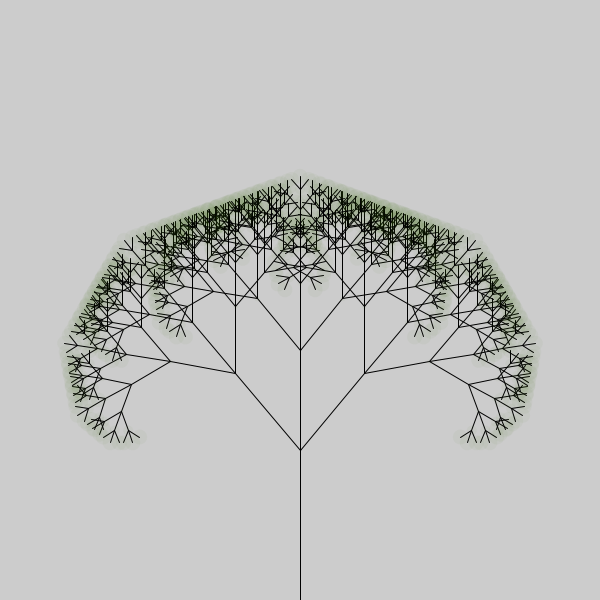
Frame 1 (no input)
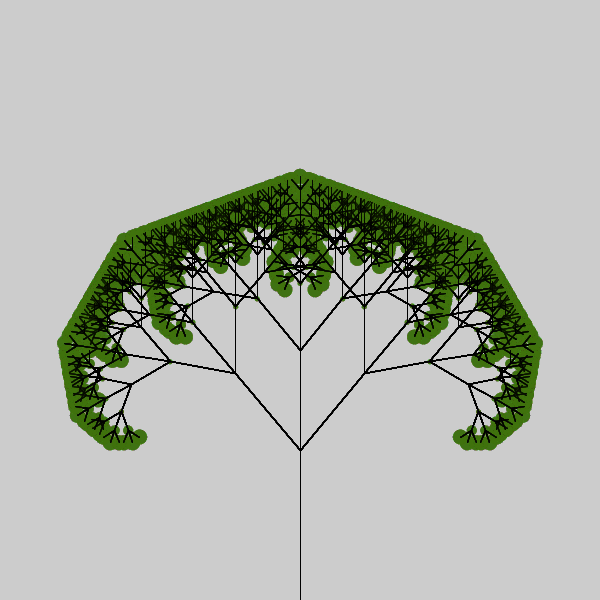
Frame 60 (the mouse pressed at the canvas centre just before this capture)
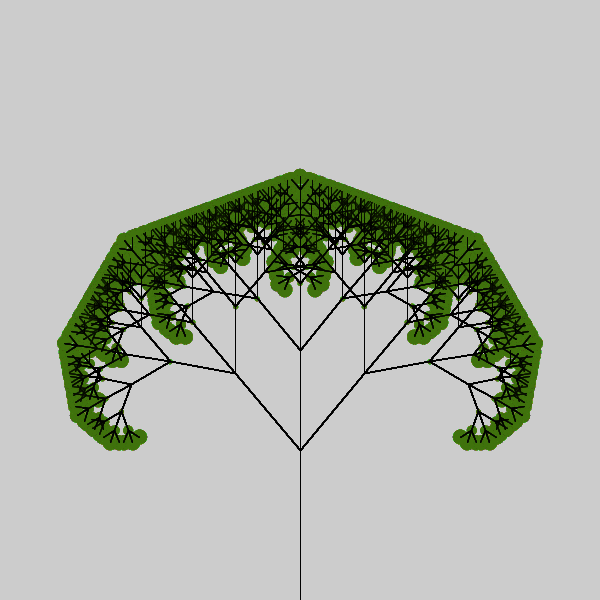
Frame 120 (the mouse held since frame 60 and released just before this capture)

The Processing sketch that drew these frames (run headless with seeded random() and noise(); from frame 60 on, the mouse is pressed at the canvas centre):

// Processing sketch: processing_173235
// ── processing_173235.pde

void setup()
{
  size(600,600);
}

void draw()
{
  //line(300,600,300,400);
    stroke(0);
    strokeWeight(1);

  drawTree(300,600,150,90,7);
}


  
  
void drawTree(float sx, float sy, float r,float d,int num){

  

  float tx=r*cos(radians(d));
  float ty=r*sin(radians(d)); 
  stroke(0);
  strokeWeight(1);
  line(sx,sy,sx-tx,sy-ty);
 
 if(num<6){
     noStroke();
     fill(45,103,6,10);
     ellipse(sx-tx,sy-ty,(num-4)*5,(num-4)*5);
     }
   
   
  if(num>1){
    r/=1.5;
    num--;

     drawTree(sx-tx,sy-ty,r,d+40,num);
     drawTree(sx-tx,sy-ty,r,d-40,num);
     drawTree(sx-tx,sy-ty,r,d,num);
     
     
        
  }
}
    
    
   
   
    
